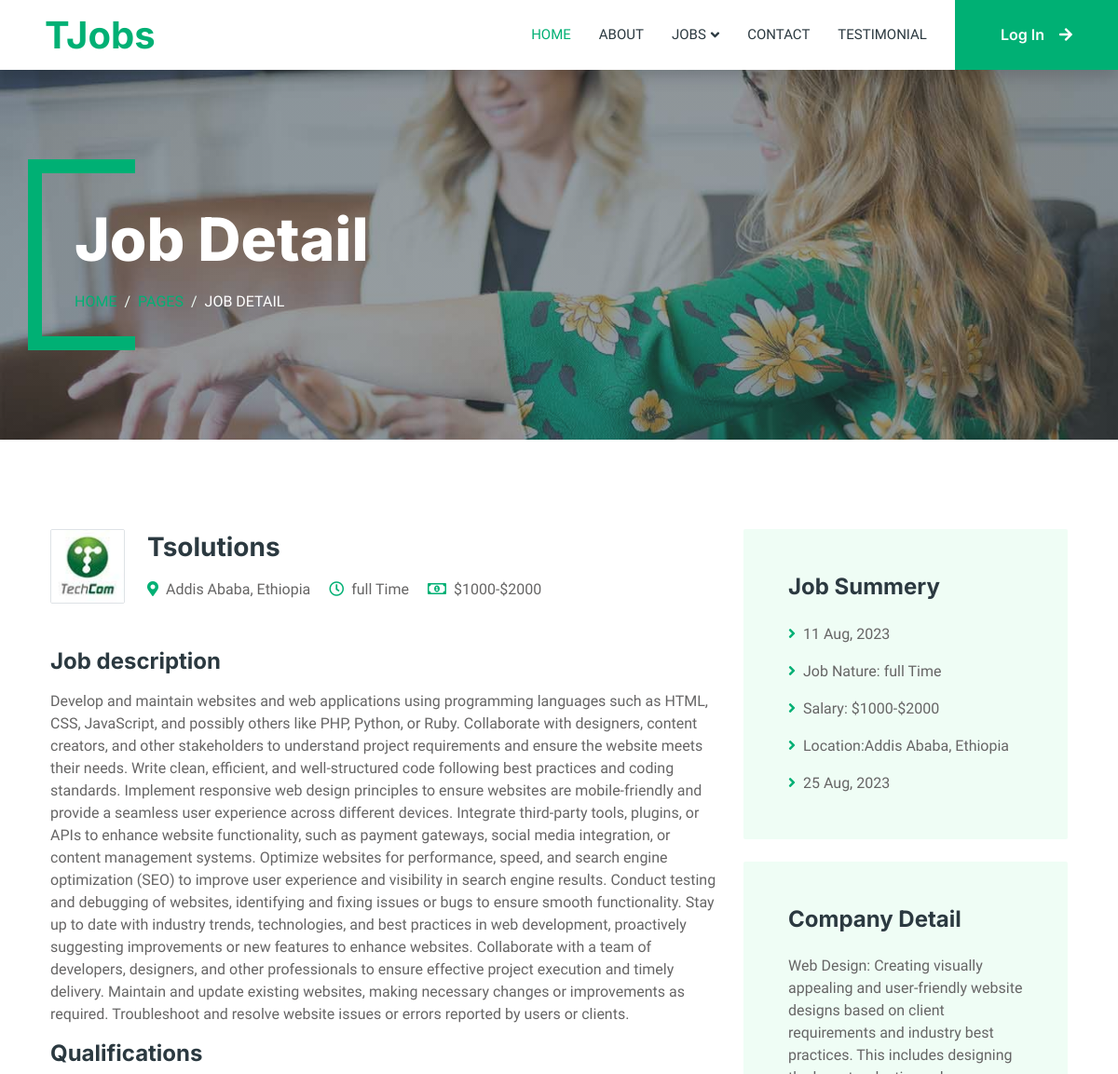
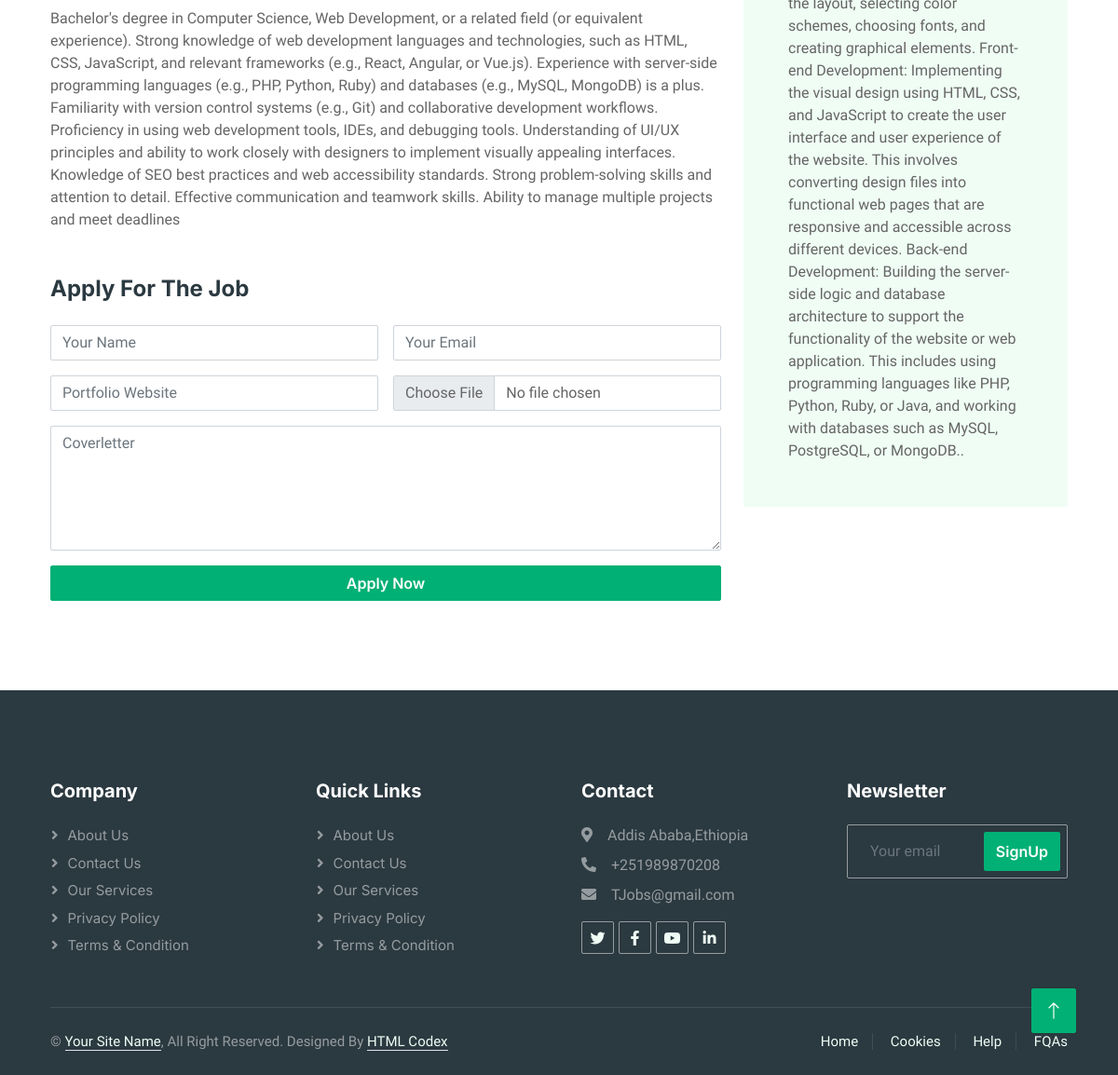
/jobdetail/1/, run on the app's committed database (2 pictures, top to bottom).
### Job_app/models.py (models this page shows, shortened)
class Job(models.Model):
    title = models.CharField(max_length=255)
    company_logo = models.ImageField(upload_to='job_logos')
    location = models.CharField(max_length=255)
    employment_type = models.CharField(max_length=255)
    salary_range = models.CharField(max_length=255)
    description = models.TextField()
    responsibilities = models.TextField()
    qualifications = models.TextField()
    published_date = models.DateField(auto_now_add=True)
    deadline = models.DateField()
    company_description = models.TextField()

class ContactInformation(models.Model):
   address = models.CharField(max_length=200)
   phone = models.CharField(max_length=200)
   email  = models.EmailField()

### Job_app/views.py (the view, shortened to what this page needs)
# urls.py: path('jobdetail/<int:job_id>/',  job_detail, name="jobdetail"),
def job_detail(request,job_id):
   info = ContactInformation.objects.all().first()
   job = get_object_or_404(Job, id=job_id)
   return render(request, 'jobdetail.html',{'info':info,'job': job})

### Job_app/templates/jobdetail.html (shortened to what this page needs)
{% load static %}
<!DOCTYPE html>
<html lang="en">
    {% include "head.html" %}
<body>
    <div class="container-xxl bg-white p-0">
        {% include "navbar.html" %}
        <div class="container-xxl py-5 bg-dark page-header mb-5">
            <div class="container my-5 pt-5 pb-4">
                <h1 class="display-3 text-white mb-3 animated slideInDown">Job Detail</h1>
                <nav aria-label="breadcrumb">
                    <ol class="breadcrumb text-uppercase">
                        <li class="breadcrumb-item"><a href="#">Home</a></li>
                        <li class="breadcrumb-item"><a href="#">Pages</a></li>
                        <li class="breadcrumb-item text-white active" aria-current="page">Job Detail</li>
                    </ol>
                </nav>
            </div>
        </div>
        <div class="container-xxl py-5 wow fadeInUp" data-wow-delay="0.1s">
            <div class="container">
                <div class="row gy-5 gx-4">
                    <div class="col-lg-8">
                        <div class="d-flex align-items-center mb-5">
                            <img class="flex-shrink-0 img-fluid border rounded" src="{{ job.company_logo.url }}" alt="" style="width: 80px; height: 80px;">
                            <div class="text-start ps-4">
                                <h3 class="mb-3">{{ job.title }}</h3>
                                <span class="text-truncate me-3"><i class="fa fa-map-marker-alt text-primary me-2"></i>{{ job.location }}</span>
                                <span class="text-truncate me-3"><i class="far fa-clock text-primary me-2"></i>{{ job.employment_type }}</span>
                                <span class="text-truncate me-0"><i class="far fa-money-bill-alt text-primary me-2"></i>{{ job.salary_range }}</span>
                            </div>
                        </div>
                        <div class="mb-5">
                            <h4 class="mb-3">Job description</h4>
                            <p>{{ job.description }}</p>
                            <h4 class="mb-3">Qualifications</h4>
                            <p>{{ job.qualifications }}</p>
                        </div>
                        <div class="">
                            <h4 class="mb-4">Apply For The Job</h4>
                            <form method="POST" enctype="multipart/form-data">
                                <div class="row g-3">
                                    <div class="col-12 col-sm-6">
                                        <input type="text" class="form-control" name="name" placeholder="Your Name">
                                    </div>
                                    <div class="col-12 col-sm-6">
                                        <input type="email" class="form-control" name="email" placeholder="Your Email">
                                    </div>
                                    <div class="col-12 col-sm-6">
                                        <input type="text" class="form-control" name="portfolio_website" placeholder="Portfolio Website">
                                    </div>
                                    <div class="col-12 col-sm-6">
                                        <input type="file" name="resume" class="form-control bg-white">
                                    </div>
                                    <div class="col-12">
                                        <textarea class="form-control" rows="5" name="cover_letter" placeholder="Coverletter"></textarea>
                                    </div>
                                    <div class="col-12">
                                        <button class="btn btn-primary w-100" type="submit">Apply Now</button>
                                    </div>
                                </div>
                            </form>
                        </div>
                    </div>
                    <div class="col-lg-4">
                        <div class="bg-light rounded p-5 mb-4 wow slideInUp" data-wow-delay="0.1s">
                            <h4 class="mb-4">Job Summery</h4>
                            <p><i class="fa fa-angle-right text-primary me-2"></i>{{ job.published_date|date:"d M, Y" }}</p>
                            <p><i class="fa fa-angle-right text-primary me-2"></i>Job Nature: {{ job.employment_type }}</p>
                            <p><i class="fa fa-angle-right text-primary me-2"></i>Salary: {{ job.salary_range }}</p>
                            <p><i class="fa fa-angle-right text-primary me-2"></i>Location:{{ job.location }}</p>
                            <p class="m-0"><i class="fa fa-angle-right text-primary me-2"></i>{{ job.deadline|date:"d M, Y" }}</p>
                        </div>
                        <div class="bg-light rounded p-5 wow slideInUp" data-wow-delay="0.1s">
                            <h4 class="mb-4">Company Detail</h4>
                            <p class="m-0">{{ job.company_description }}.</p>
                        </div>
                    </div>
                </div>
            </div>
        </div>
        {% include "footer.html" %}
        <a href="#" class="btn btn-lg btn-primary btn-lg-square back-to-top"><i class="bi bi-arrow-up"></i></a>
    </div>
</body>
</html>

### Job_app/templates/footer.html
{% load static %}
<div class="container-fluid bg-dark text-white-50 footer pt-5 mt-5 wow fadeIn" data-wow-delay="0.1s">
    <div class="container py-5">
        <div class="row g-5">
            <div class="col-lg-3 col-md-6">
                <h5 class="text-white mb-4">Company</h5>
                <a class="btn btn-link text-white-50" href="">About Us</a>
                <a class="btn btn-link text-white-50" href="">Contact Us</a>
                <a class="btn btn-link text-white-50" href="">Our Services</a>
                <a class="btn btn-link text-white-50" href="">Privacy Policy</a>
                <a class="btn btn-link text-white-50" href="">Terms & Condition</a>
            </div>
            <div class="col-lg-3 col-md-6">
                <h5 class="text-white mb-4">Quick Links</h5>
                <a class="btn btn-link text-white-50" href="">About Us</a>
                <a class="btn btn-link text-white-50" href="">Contact Us</a>
                <a class="btn btn-link text-white-50" href="">Our Services</a>
                <a class="btn btn-link text-white-50" href="">Privacy Policy</a>
                <a class="btn btn-link text-white-50" href="">Terms & Condition</a>
            </div>
            <div class="col-lg-3 col-md-6">
                <h5 class="text-white mb-4">Contact</h5>
                <p class="mb-2"><i class="fa fa-map-marker-alt me-3"></i>{{info.address}}</p>
                <p class="mb-2"><i class="fa fa-phone-alt me-3"></i>{{info.phone}}</p>
                <p class="mb-2"><i class="fa fa-envelope me-3"></i>{{info.email}}</p>
                <div class="d-flex pt-2">
                    <a class="btn btn-outline-light btn-social" href=""><i class="fab fa-twitter"></i></a>
                    <a class="btn btn-outline-light btn-social" href=""><i class="fab fa-facebook-f"></i></a>
                    <a class="btn btn-outline-light btn-social" href=""><i class="fab fa-youtube"></i></a>
                    <a class="btn btn-outline-light btn-social" href=""><i class="fab fa-linkedin-in"></i></a>
                </div>
            </div>
            <div class="col-lg-3 col-md-6">
                <h5 class="text-white mb-4">Newsletter</h5>
                <div class="position-relative mx-auto" style="max-width: 400px;">
                    <input class="form-control bg-transparent w-100 py-3 ps-4 pe-5" type="text" placeholder="Your email">
                    <button type="button" class="btn btn-primary py-2 position-absolute top-0 end-0 mt-2 me-2">SignUp</button>
                </div>
            </div>
        </div>
    </div>
    <div class="container">
        <div class="copyright">
            <div class="row">
                <div class="col-md-6 text-center text-md-start mb-3 mb-md-0">
                    &copy; <a class="border-bottom" href="#">Your Site Name</a>, All Right Reserved.
                    Designed By <a class="border-bottom" href="https://htmlcodex.com">HTML Codex</a>
                </div>
                <div class="col-md-6 text-center text-md-end">
                    <div class="footer-menu">
                        <a href="">Home</a>
                        <a href="">Cookies</a>
                        <a href="">Help</a>
                        <a href="">FQAs</a>
                    </div>
                </div>
            </div>
        </div>
    </div>
</div>

### static/css/style.css (style rules this page uses)
:root { --primary: #00B074; --secondary: #2B9BFF; --light: #EFFDF5; --dark: #2B3940; }
.back-to-top { position: fixed; display: none; right: 45px; bottom: 45px; z-index: 99; }
.btn { font-family: 'Inter', sans-serif; font-weight: 600; transition: .5s; }
.btn.btn-primary, .btn.btn-secondary { color: #FFFFFF; }
.btn-lg-square { width: 48px; height: 48px; }
.btn-square, .btn-sm-square, .btn-lg-square { padding: 0; display: flex; align-items: center; justify-content: center; font-weight: normal; border-radius: 2px; }
.header-carousel .container, .page-header .container { position: relative; padding: 45px 0 45px 35px; border-left: 15px solid var(--primary); }
.header-carousel .container::before, .header-carousel .container::after, .page-header .container::before, .page-header .container::after { position: absolute; content: ""; top: 0; left: 0; width: 100px; height: 15px; background: var(--primary); }
.header-carousel .container::after, .page-header .container::after { top: 100%; margin-top: -15px; }
.page-header { background: linear-gradient(rgba(43, 57, 64, .5), rgba(43, 57, 64, .5)), url(../img/carousel-1.jpg) center center no-repeat; background-size: cover; }
.breadcrumb-item + .breadcrumb-item::before { color: var(--light); }
.footer .btn.btn-social { margin-right: 5px; width: 35px; height: 35px; display: flex; align-items: center; justify-content: center; color: var(--light); border: 1px solid rgba(255,255,255,0.5); border-radius: 2px; transition: .3s; }
.footer .btn.btn-link { display: block; margin-bottom: 5px; padding: 0; text-align: left; font-size: 15px; font-weight: normal; text-transform: capitalize; transition: .3s; }
.footer .btn.btn-link::before { position: relative; content: "\f105"; font-family: "Font Awesome 5 Free"; font-weight: 900; margin-right: 10px; }
.footer .form-control { border-color: rgba(255,255,255,0.5); }
.footer .copyright { padding: 25px 0; font-size: 15px; border-top: 1px solid rgba(256, 256, 256, .1); }
.footer .copyright a { color: var(--light); }
.footer .footer-menu a { margin-right: 15px; padding-right: 15px; border-right: 1px solid rgba(255, 255, 255, .1); }
.footer .footer-menu a:last-child { margin-right: 0; padding-right: 0; border-right: none; }

### data on the page
Job: company_logo (picture), title "Tsolutions", location "Addis Ababa, Ethiopia", employment_type "full Time", salary_range "$1000-$2000", description "Develop and maintain websites and web applications using programming languages such as HTML, CSS, JavaScript, and possibly others like PHP, Python, or Ruby. Collaborate with designers, content creators, and other stakeholders to understand project requirements and ensure the website meets their needs. Write clean, efficient, and well-structured code following best practices and coding standards. Implement responsive web design principles to ensure websites are mobile-friendly and provide a seamless user experience across different devices. Integrate third-party tools, plugins, or APIs to enhance website functionality, such as payment gateways, social media integration, or content management…", qualifications "Bachelor's degree in Computer Science, Web Development, or a related field (or equivalent experience). Strong knowledge of web development languages and technologies, such as HTML, CSS, JavaScript, and relevant frameworks (e.g., React, Angular, or Vue.js). Experience with server-side programming languages (e.g., PHP, Python, Ruby) and databases (e.g., MySQL, MongoDB) is a plus. Familiarity with version control systems (e.g., Git) and collaborative development workflows. Proficiency in using web development tools, IDEs, and debugging tools. Understanding of UI/UX principles and ability to work closely with designers to implement visually appealing interfaces. Knowledge of SEO best practices…", published_date "11 Aug, 2023", deadline "25 Aug, 2023", company_description "Web Design: Creating visually appealing and user-friendly website designs based on client requirements and industry best practices. This includes designing the layout, selecting color schemes, choosing fonts, and creating graphical elements. Front-end Development: Implementing the visual design using HTML, CSS, and JavaScript to create the user interface and user experience of the website. This involves converting design files into functional web pages that are responsive and accessible across different devices. Back-end Development: Building the server-side logic and database architecture to support the functionality of the website or web application. This includes using programming…"
ContactInformation: address "Addis Ababa,Ethiopia", phone "+251989870208", email "TJobs@gmail.com"
